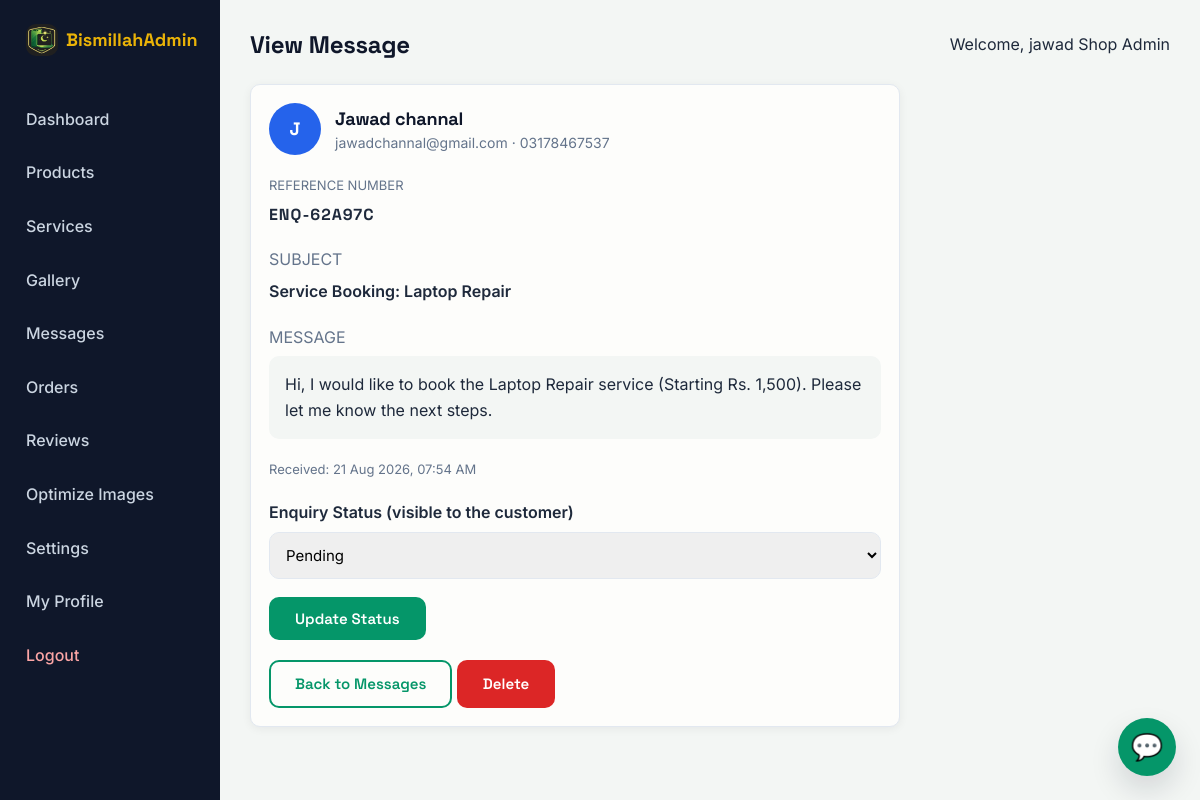
The page /admin/messages/view.php?id=19 (signed in) on the database its author committed.
### tables this page shows
CREATE TABLE `settings` (
  `setting_id` int(11) NOT NULL,
  `logo_image` varchar(255) DEFAULT NULL,
  `updated_at` timestamp NOT NULL DEFAULT current_timestamp() ON UPDATE current_timestamp()
);

CREATE TABLE `messages` (
  `message_id` int(11) NOT NULL,
  `name` varchar(100) NOT NULL,
  `email` varchar(150) NOT NULL,
  `phone` varchar(30) DEFAULT NULL,
  `subject` varchar(150) DEFAULT NULL,
  `message` text NOT NULL,
  `status` enum('unread','read') NOT NULL DEFAULT 'unread',
  `created_at` timestamp NOT NULL DEFAULT current_timestamp(),
  `reference_token` varchar(12) DEFAULT NULL,
  `customer_status` enum('pending','in_progress','resolved') NOT NULL DEFAULT 'pending'
);

### admin/messages/view.php (the view, shortened to what this page needs)
<?php
require '../../config/database.php';
$messageId = (int) ($_GET['id'] ?? 0);
$stmt = $pdo->prepare("SELECT * FROM messages WHERE message_id = ?");
$stmt->execute([$messageId]);
$message = $stmt->fetch();
if ($message['status'] === 'unread') {
    $message['status'] = 'read';
}
require '../includes/admin-header.php';
?>
<div class="card" style="max-width:650px;">
    <div class="card-body">
        <div style="display:flex; align-items:center; gap:14px; margin-bottom:20px;">
            <div class="avatar-circle" style="background:var(--success); width:52px; height:52px; font-size:18px;"><?php echo strtoupper(substr($message['name'], 0, 1)); ?></div>
            <div>
                <h3 style="margin-bottom:2px;"><?php echo htmlspecialchars($message['name']); ?></h3>
                <p style="color:var(--text-muted); font-size:14px;">
                    <?php echo htmlspecialchars($message['email']); ?>
                    <?php if ($message['phone']): ?> · <?php echo htmlspecialchars($message['phone']); ?><?php endif; ?>
                </p>
            </div>
        </div>
        <?php if (!empty($message['reference_token'])): ?>
        <p style="color:var(--text-muted); margin-bottom:6px; font-size:13px;">REFERENCE NUMBER</p>
        <p style="font-family:var(--font-heading); font-weight:700; letter-spacing:1px; margin-bottom:20px;">ENQ-<?php echo htmlspecialchars($message['reference_token']); ?></p>
        <?php endif; ?>
        <p style="color:var(--text-muted); margin-bottom:6px;">SUBJECT</p>
        <p style="margin-bottom:20px; font-weight:600;"><?php echo htmlspecialchars($message['subject'] ?: '(No subject)'); ?></p>
        <p style="color:var(--text-muted); margin-bottom:6px;">MESSAGE</p>
        <div style="background:var(--bg-light); border-radius:var(--radius); padding:16px; margin-bottom:20px;">
            <p><?php echo nl2br(htmlspecialchars($message['message'])); ?></p>
        </div>
        <p style="color:var(--text-muted); font-size:13px; margin-bottom:20px;">
            Received: <?php echo date('d M Y, h:i A', strtotime($message['created_at'])); ?>
        </p>
        <?php if (!empty($message['reference_token'])): ?>
        <form method="POST" action="view.php?id=<?php echo $message['message_id']; ?>" style="margin-bottom:20px;">
            <div class="form-group">
                <label>Enquiry Status (visible to the customer)</label>
                <select name="customer_status">
                    <option value="pending" <?php echo $message['customer_status'] === 'pending' ? 'selected' : ''; ?>>Pending</option>
                </select>
            </div>
            <button type="submit" class="btn btn-primary">Update Status</button>
        </form>
        <?php endif; ?>
        <a href="index.php" class="btn btn-outline">Back to Messages</a>
        <a href="delete.php?id=<?php echo $message['message_id']; ?>" onclick="return confirm('Delete this message?');" class="btn" style="background:var(--danger); color:#fff;">Delete</a>
    </div>
</div>
<?php require '../includes/admin-footer.php'; ?>

### admin/includes/admin-sidebar.php (shortened to what this page needs)
<?php $siteSettings = $pdo->query("SELECT * FROM settings LIMIT 1")->fetch(); ?>
<aside class="admin-sidebar">
    <div class="admin-logo">
        <?php if (!empty($siteSettings['logo_image'])): ?>
            <span style="display:inline-flex; align-items:center; gap:8px;">
                <img src="/bismillah-shop/uploads/branding/<?php echo htmlspecialchars($siteSettings['logo_image']); ?>" alt="Logo" class="site-logo-img" style="height:32px; width:32px;">
                <span>Bismillah<span style="color:var(--accent);">Admin</span></span>
            </span>
        <?php else: ?>
            Bismillah<span>Admin</span>
        <?php endif; ?>
    </div>
    <nav class="admin-nav">
        <a href="/bismillah-shop/admin/dashboard.php" class="admin-nav-link">Dashboard</a>
        <a href="/bismillah-shop/admin/products/index.php" class="admin-nav-link">Products</a>
        <a href="/bismillah-shop/admin/services/index.php" class="admin-nav-link">Services</a>
        <a href="/bismillah-shop/admin/gallery/index.php" class="admin-nav-link">Gallery</a>
        <a href="/bismillah-shop/admin/messages/index.php" class="admin-nav-link">Messages</a>
        <a href="/bismillah-shop/admin/orders/index.php" class="admin-nav-link">Orders</a>
        <a href="/bismillah-shop/admin/reviews/index.php" class="admin-nav-link">Reviews</a>
        <a href="/bismillah-shop/admin/optimize-images.php" class="admin-nav-link">Optimize Images</a>
        <a href="/bismillah-shop/admin/settings.php" class="admin-nav-link">Settings</a>
        <a href="/bismillah-shop/admin/profile.php" class="admin-nav-link">My Profile</a>
        <a href="/bismillah-shop/admin/logout.php" class="admin-nav-link" style="color:#fca5a5;">Logout</a>
    </nav>
</aside>

### assets/css/style.css (style rules this page uses)
:root { --primary: #059669; --primary-dark: #047857; --primary-light: #d1fae5; --secondary: #0f172a; --accent: #eab308; --accent-dark: #a16207; --accent-light: #fef3c7; --bg: #fdfdfb; --bg-light: #f3f6f4; --text: #1e293b; --text-muted: #64748b; --border: #e2e8f0; --success: #2563eb; --danger: #dc2626; --font-heading: 'Space Grotesk', 'Segoe UI', Roboto, Arial, sans-serif; --font-body: 'Inter', 'Segoe UI', Roboto, Arial, sans-serif; --radius: 10px; --shadow: 0 2px 10px rgba(15,23,42,0.06); --shadow-hover: 0 14px 30px rgba(15,23,42,0.14); }
* { box-sizing: border-box; margin: 0; padding: 0; }
body { font-family: var(--font-body); color: var(--text); background: var(--bg); line-height: 1.6; }
h1, h2, h3, h4 { font-family: var(--font-heading); color: var(--secondary); font-weight: 700; line-height: 1.25; letter-spacing: -0.01em; }
a { text-decoration: none; color: var(--primary); }
.site-logo-img { height: 40px; width: 40px; object-fit: cover; border-radius: 10px; vertical-align: middle; }
.btn { display: inline-block; font-family: var(--font-heading); padding: 12px 26px; border-radius: var(--radius); font-weight: 600; font-size: 15px; border: none; cursor: pointer; transition: transform 0.15s ease, box-shadow 0.15s ease, background 0.15s ease; }
.btn-primary { background: var(--primary); color: #fff; }
.btn-outline { background: transparent; border: 2px solid var(--primary); color: var(--primary); padding: 10px 24px; }
.card { position: relative; background: var(--bg); border: 1px solid var(--border); border-radius: var(--radius); overflow: hidden; box-shadow: var(--shadow); transition: box-shadow 0.2s ease, transform 0.2s ease; }
.card::before { content: ''; position: absolute; top: 0; left: 0; right: 0; height: 3px; background: linear-gradient(90deg, var(--primary), var(--accent)); transform: scaleX(0); transform-origin: left; transition: transform 0.25s ease; z-index: 1; }
.card-body { padding: 18px; }
.card-body h3 { font-size: 18px; margin: 4px 0 6px; }
.form-group { margin-bottom: 18px; }
.form-group label { display: block; margin-bottom: 6px; font-weight: 600; }
.form-group input, .form-group textarea, .form-group select { width: 100%; padding: 12px; border: 1px solid var(--border); border-radius: var(--radius); font-size: 15px; font-family: var(--font-body); }

### assets/css/admin.css (style rules this page uses)
.admin-sidebar { width: 220px; background: var(--secondary); color: #fff; padding: 24px 16px; flex-shrink: 0; }
.admin-logo { font-family: var(--font-heading); font-size: 18px; font-weight: 700; margin-bottom: 30px; padding: 0 10px; }
.admin-logo span { color: var(--accent); }
.admin-nav-link { display: block; padding: 12px 10px; color: #cbd5e1; border-radius: var(--radius); margin-bottom: 4px; font-weight: 500; }
.avatar-circle { width: 38px; height: 38px; border-radius: 50%; display: flex; align-items: center; justify-content: center; font-family: var(--font-heading); font-weight: 700; font-size: 14px; color: #fff; flex-shrink: 0; }

### rows shown on the page
settings: logo_image (picture)
messages: name "J", name "Jawad channal", email "jawadchannal@gmail.com", phone "03178467537", reference_token "62A97C", subject "Service Booking: Laptop Repair", message "Hi, I would like to book the Laptop Repair service (Starting Rs. 1,500). Please let me know the next steps.", created_at "21 Aug 2026, 07:54 AM", customer_status "Pending"

### other values the page prints
$pageTitle "View Message"
$_SESSION['admin_name'] "jawad Shop Admin"
